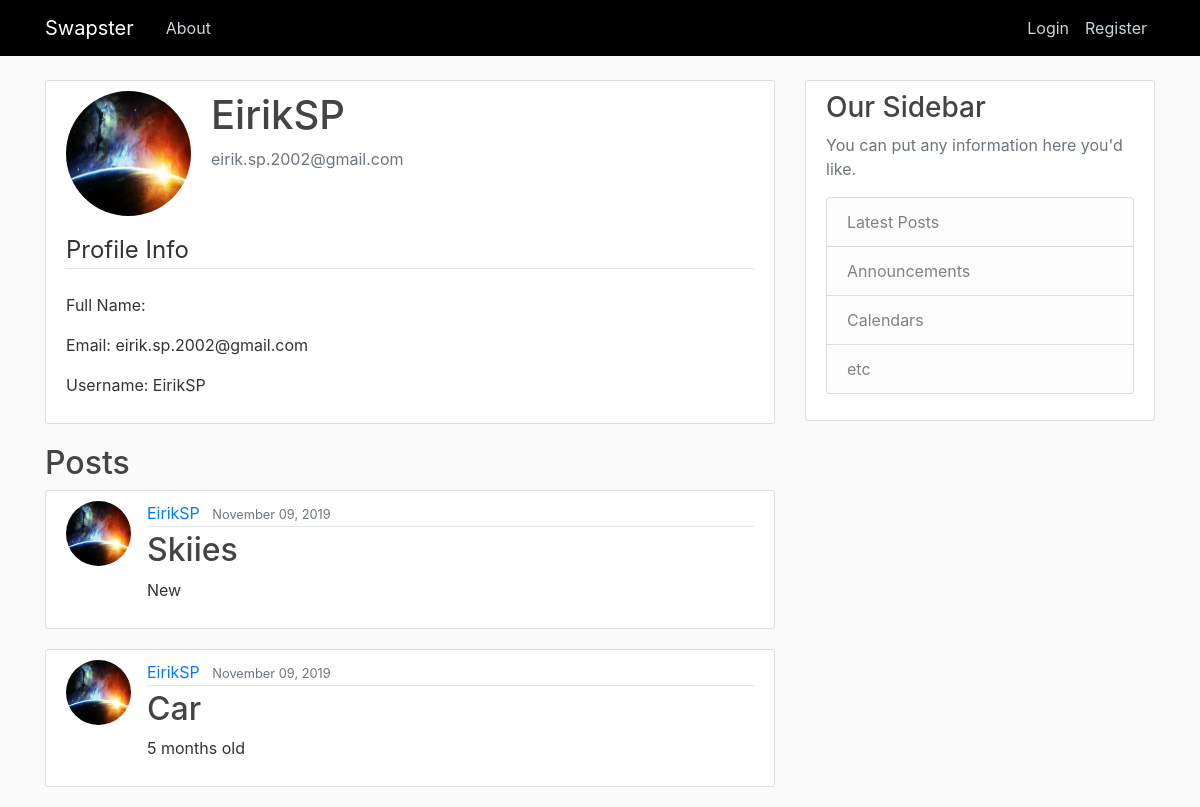
Page /profile_page/1 on the earlier database version.
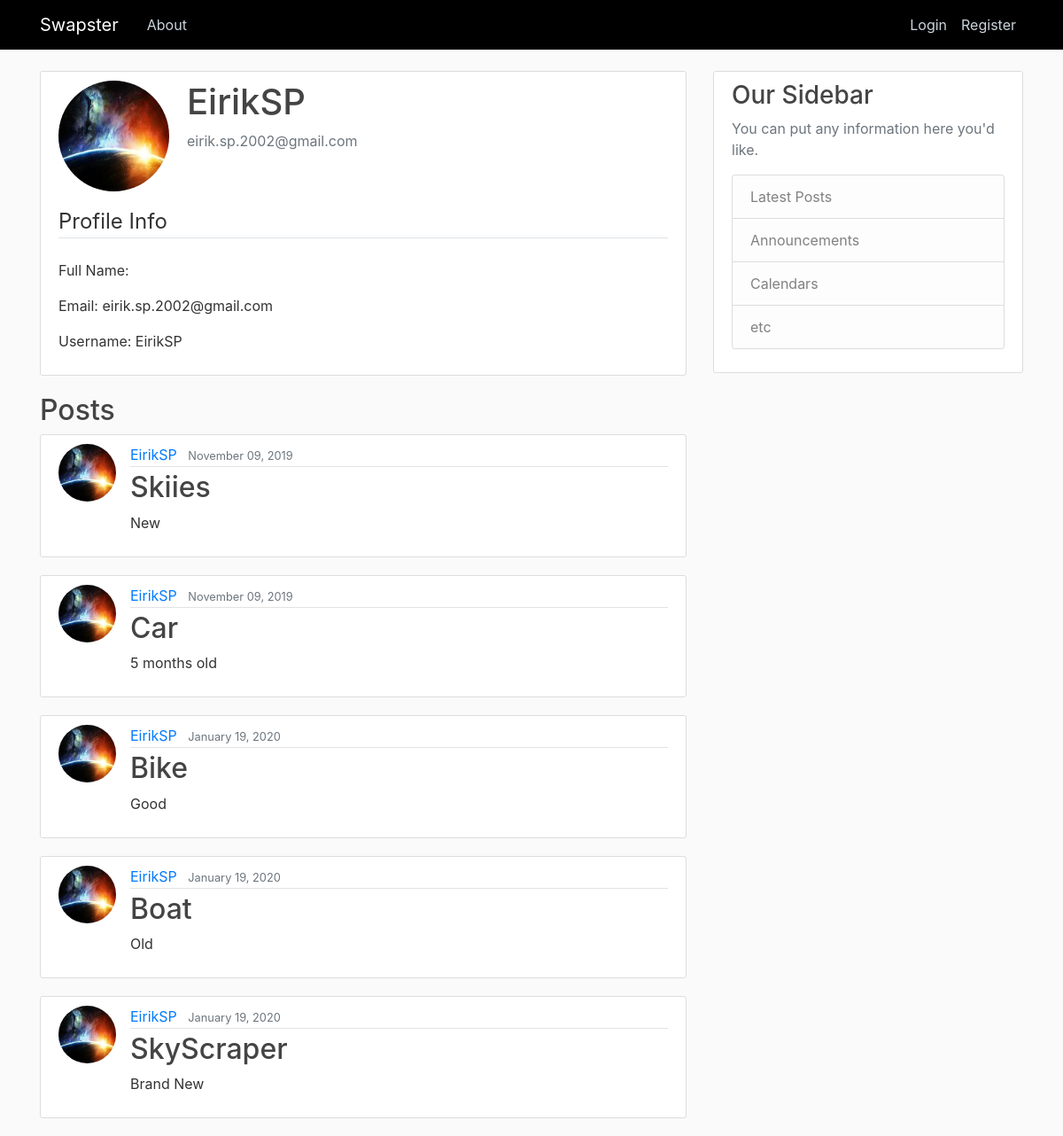
Same page on the later database version.
### SwapSite/models.py (models this page shows, shortened)
class Post(models.Model):
    item = models.CharField(max_length=50)
    condition = models.CharField(max_length=100)
    date_posted = models.DateTimeField(default=timezone.now)
    seller = models.ForeignKey(User, on_delete=models.CASCADE)

### users/models.py (models this page shows, shortened)
class Profile(models.Model):
    user = models.OneToOneField(User, on_delete=models.CASCADE)
    image = models.ImageField(default='default.jpg', upload_to='profile_pics')

### users/views.py (the view)
# urls.py: path('profile_page/<int:pk>', user_views.profile_pageDetailView.as_view(), name='profile-detail'),
class profile_pageDetailView(DetailView):
    model = Post
    template_name = 'users/profile_detail.html'
    def get_context_data(self, **kwargs):
        context = super().get_context_data(**kwargs)
        context['posts'] = Post.objects.all()
        return context

### users/templates/users/profile_detail.html
{%extends 'SwapSite/base.html'%}
{% block content %}
    <div class="content-section">
        <div class="media">
          <img class="rounded-circle account-img" src="{{ object.seller.profile.image.url }}">
          <div class="media-body">
            <h2 class="account-heading">{{object.seller.username}}</h2>
            <p class="text-secondary">{{object.seller.email}}</p>
          </div>
        </div>
        <form method="POST" enctype="multipart/form-data">
            <legend class='border-bottom mb-4'>Profile Info</legend>
            <p>Full Name: {{object.seller.first_name}} {{object.seller.last_name}}</p>
            <p>Email: {{object.seller.email}}</p>
            <p>Username: {{object.seller.username}}</p>
        </form>
      </div>
      <div>
    <h2>Posts</h2>
    {% for post in posts %}
        {% if post.seller == object.seller %}
            <article class="media content-section">
                <img class="rounded-circle article-img" src="{{ post.seller.profile.image.url }}" alt="">
                <div class="media-body">
                  <div class="article-metadata">
                    <a class="mr-2" href="{% url 'profile-detail' post.id %}">{{ post.seller }}</a>
                    <small class="text-muted">{{ post.date_posted|date:'F d, Y' }}</small>
                  </div>
                  <h2><a class="article-title" href="{% url 'post-detail' post.id  %}" >{{ post.item }}</a></h2>
                  <p class="article-content">{{ post.condition }}</p>
                </div>
            </article>
            {% endif %}
        {% endfor %}
      </div>
{%endblock content%}

### SwapSite/templates/SwapSite/base.html (shortened to what this page needs)
{% load static%}
<!DOCTYPE html>
<html>
<head>
     <link rel="stylesheet" href="https://maxcdn.bootstrapcdn.com/bootstrap/4.0.0/css/bootstrap.min.css">
    <link rel="stylesheet" type='text/css' href="{% static 'SwapSite/main.css' %}">
</head>
<body>
    <header class="site-header">
         <nav class="navbar navbar-expand-md navbar-dark fixed-top" style='background-color: rgb(0, 0, 0)'>
            <div class="container">
            <a class="navbar-brand mr-4" href="{% url 'Home-Page'%}">Swapster</a>
            <div class="collapse navbar-collapse" id="navbarToggle">
                <div class="navbar-nav mr-auto">
                <a class="nav-item nav-link" href="{% url 'About-Page'%}">About</a>
                </div>
                <div class="navbar-nav">
                {% if user.is_authenticated %}
                    <a class="nav-item nav-link" href="{% url 'profile' %}"> {{ user.username }}</a>
                    <a class="nav-item nav-link" href="{% url 'logout' %}">Logout</a>
                    <div class="navbar-nav mr-auto">
                        <a class="nav-item nav-link" href="{% url 'post-create'%}">Create Post</a>
                    </div>
                {% else %}
                    <a class="nav-item nav-link" href="{% url 'login' %}">Login</a>
                    <a class="nav-item nav-link" href="{% url 'register' %}">Register</a>
                {% endif %}
                </div>
            </div>
            </div>
        </nav>
    </header>
    <main role="main" class="container">
        <div class="row">
            <div class="col-md-8">
            {% block content %}{% endblock %}
            </div>
            <div class="col-md-4">
            <div class="content-section">
                <h3>Our Sidebar</h3>
                <p class='text-muted'>You can put any information here you'd like.
                <ul class="list-group">
                    <li class="list-group-item list-group-item-light">Latest Posts</li>
                    <li class="list-group-item list-group-item-light">Announcements</li>
                    <li class="list-group-item list-group-item-light">Calendars</li>
                    <li class="list-group-item list-group-item-light">etc</li>
                </ul>
                </p>
                </div>
            </div>
        </div>
    </main>
</body>
</html>

### SwapSite/static/SwapSite/main.css (style rules this page uses)
body { background: #fafafa; color: #333333; margin-top: 5rem; }
h1, h2, h3, h4, h5, h6 { color: #444444; }
ul { margin: 0; }
.site-header .navbar-nav .nav-link { color: #cbd5db; }
.content-section { background: #ffffff; padding: 10px 20px; border: 1px solid #dddddd; border-radius: 3px; margin-bottom: 20px; }
.article-title { color: #444444; }
.article-content { white-space: pre-line; }
.article-img { height: 65px; width: 65px; margin-right: 16px; }
.article-metadata { padding-bottom: 1px; margin-bottom: 4px; border-bottom: 1px solid #e3e3e3 }
.account-img { height: 125px; width: 125px; margin-right: 20px; margin-bottom: 16px; }
.account-heading { font-size: 2.5rem; }

Differences in the rows shown:
changed through a linked row, Post "Skiies": seller.profile.image: a different picture
changed through a linked row, Post "Car": seller.profile.image: a different picture
added Post: seller.profile.image (picture), seller "EirikSP", date_posted "January 19, 2020", item "Bike", condition "Good"
added Post: seller.profile.image (picture), seller "EirikSP", date_posted "January 19, 2020", item "Boat", condition "Old"
added Post: seller.profile.image (picture), seller "EirikSP", date_posted "January 19, 2020", item "SkyScraper", condition "Brand New"
